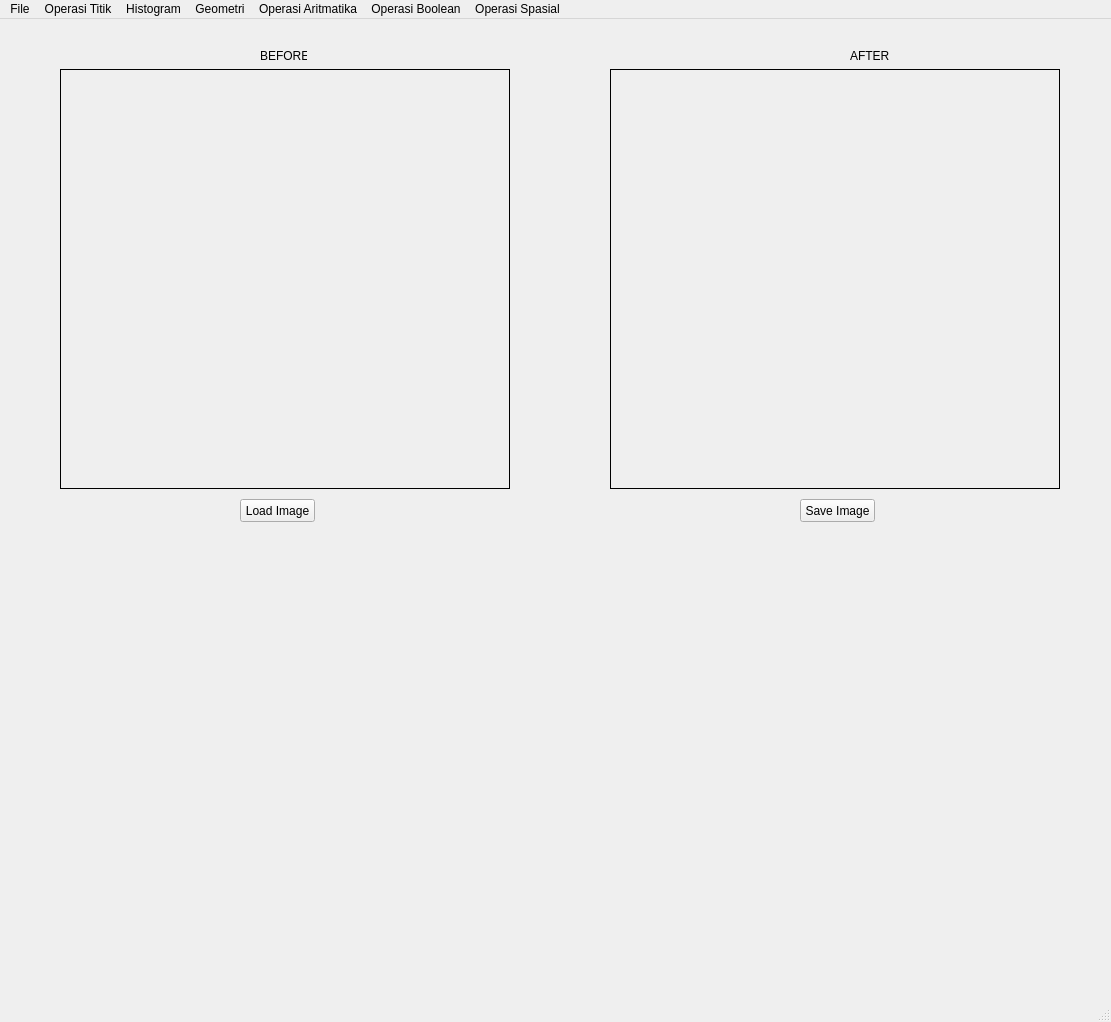
<?xml version="1.0" encoding="UTF-8"?>
<ui version="4.0">
 <author>Rhyred</author>
 <class>My_Program_152024141</class>
 <widget class="QMainWindow" name="My_Program_152024141">
  <property name="geometry">
   <rect>
    <x>0</x>
    <y>0</y>
    <width>1111</width>
    <height>1022</height>
   </rect>
  </property>
  <property name="windowTitle">
   <string>MainWindow</string>
  </property>
  <widget class="QWidget" name="centralwidget">
   <widget class="QPushButton" name="loadButton">
    <property name="geometry">
     <rect>
      <x>240</x>
      <y>480</y>
      <width>75</width>
      <height>23</height>
     </rect>
    </property>
    <property name="text">
     <string>Load Image</string>
    </property>
   </widget>
   <widget class="QLabel" name="imgLabel">
    <property name="geometry">
     <rect>
      <x>60</x>
      <y>50</y>
      <width>450</width>
      <height>420</height>
     </rect>
    </property>
    <property name="frameShape">
     <enum>QFrame::Box</enum>
    </property>
    <property name="text">
     <string/>
    </property>
   </widget>
   <widget class="QLabel" name="hasilLabel">
    <property name="geometry">
     <rect>
      <x>610</x>
      <y>50</y>
      <width>450</width>
      <height>420</height>
     </rect>
    </property>
    <property name="frameShape">
     <enum>QFrame::Box</enum>
    </property>
    <property name="text">
     <string/>
    </property>
   </widget>
   <widget class="QPushButton" name="saveButton">
    <property name="geometry">
     <rect>
      <x>800</x>
      <y>480</y>
      <width>75</width>
      <height>23</height>
     </rect>
    </property>
    <property name="text">
     <string>Save Image</string>
    </property>
   </widget>
   <widget class="QLabel" name="before">
    <property name="geometry">
     <rect>
      <x>260</x>
      <y>30</y>
      <width>47</width>
      <height>13</height>
     </rect>
    </property>
    <property name="text">
     <string>BEFORE</string>
    </property>
   </widget>
   <widget class="QLabel" name="after">
    <property name="geometry">
     <rect>
      <x>850</x>
      <y>30</y>
      <width>47</width>
      <height>13</height>
     </rect>
    </property>
    <property name="text">
     <string>AFTER</string>
    </property>
   </widget>
  </widget>
  <widget class="QMenuBar" name="menubar">
   <property name="geometry">
    <rect>
     <x>0</x>
     <y>0</y>
     <width>1111</width>
     <height>21</height>
    </rect>
   </property>
   <widget class="QMenu" name="menuFile">
    <property name="title">
     <string>File</string>
    </property>
    <addaction name="actionLoad_Image"/>
    <addaction name="actionSave_Image"/>
   </widget>
   <widget class="QMenu" name="menuOperasi_Titik">
    <property name="title">
     <string>Operasi Titik</string>
    </property>
    <addaction name="actionGrayScale"/>
    <addaction name="actionBrightness"/>
    <addaction name="actionSimple_Contrast"/>
    <addaction name="actionContrast_Stretching"/>
    <addaction name="actionNegative_Image"/>
    <addaction name="actionBiner_Image"/>
   </widget>
   <widget class="QMenu" name="menuHistogram">
    <property name="title">
     <string>Histogram</string>
    </property>
    <addaction name="actionGray_Histogram"/>
    <addaction name="actionRGB_Histogram"/>
    <addaction name="actionHistogram_Equalization"/>
   </widget>
   <widget class="QMenu" name="menuGeometri">
    <property name="title">
     <string>Geometri</string>
    </property>
    <addaction name="actionTranslasi"/>
    <addaction name="actionRotasi"/>
    <addaction name="actionResize"/>
    <addaction name="actionCrop"/>
   </widget>
   <widget class="QMenu" name="menuOperasi_Aritmatika">
    <property name="title">
     <string>Operasi Aritmatika</string>
    </property>
    <addaction name="actionTambah"/>
    <addaction name="actionKurang"/>
    <addaction name="actionKali"/>
    <addaction name="actionBagi"/>
   </widget>
   <widget class="QMenu" name="menuOperasi_Boolean">
    <property name="title">
     <string>Operasi Boolean</string>
    </property>
    <addaction name="actionAnd"/>
    <addaction name="actionOr"/>
    <addaction name="actionXor"/>
   </widget>
   <widget class="QMenu" name="menuOperasi_Spasial">
    <property name="title">
     <string>Operasi Spasial</string>
    </property>
    <addaction name="actionFilter"/>
    <addaction name="actionMean_Filter"/>
    <addaction name="actionGaussian_Filter"/>
    <addaction name="actionSharpening"/>
   </widget>
   <addaction name="menuFile"/>
   <addaction name="menuOperasi_Titik"/>
   <addaction name="menuHistogram"/>
   <addaction name="menuGeometri"/>
   <addaction name="menuOperasi_Aritmatika"/>
   <addaction name="menuOperasi_Boolean"/>
   <addaction name="menuOperasi_Spasial"/>
  </widget>
  <widget class="QStatusBar" name="statusbar"/>
  <action name="actionGrayScale">
   <property name="text">
    <string>GrayScale</string>
   </property>
  </action>
  <action name="actionLoad_Image">
   <property name="text">
    <string>Load Image</string>
   </property>
  </action>
  <action name="actionSave_Image">
   <property name="text">
    <string>Save Image</string>
   </property>
  </action>
  <action name="actionBrightness">
   <property name="text">
    <string>Brightness</string>
   </property>
  </action>
  <action name="actionSimple_Contrast">
   <property name="text">
    <string>Simple Contrast</string>
   </property>
  </action>
  <action name="actionContrast_Stretching">
   <property name="text">
    <string>Contrast Stretching</string>
   </property>
  </action>
  <action name="actionNegative_Image">
   <property name="text">
    <string>Negative Image</string>
   </property>
  </action>
  <action name="actionBiner_Image">
   <property name="text">
    <string>Biner Image</string>
   </property>
  </action>
  <action name="actionGray_Histogram">
   <property name="text">
    <string>Histogram Grayscale</string>
   </property>
  </action>
  <action name="actionRGB_Histogram">
   <property name="text">
    <string>Histogram RGB</string>
   </property>
  </action>
  <action name="actionHistogram_Equalization">
   <property name="text">
    <string>Histogram Equalization</string>
   </property>
  </action>
  <action name="actionTranslasi">
   <property name="text">
    <string>Translasi</string>
   </property>
  </action>
  <action name="actionRotasi">
   <property name="text">
    <string>Rotasi</string>
   </property>
  </action>
  <action name="actionResize">
   <property name="text">
    <string>Resize</string>
   </property>
  </action>
  <action name="actionCrop">
   <property name="text">
    <string>Crop Image</string>
   </property>
  </action>
  <action name="actionTambah">
   <property name="text">
    <string>Tambah +</string>
   </property>
  </action>
  <action name="actionKurang">
   <property name="text">
    <string>Kurang -</string>
   </property>
  </action>
  <action name="actionKali">
   <property name="text">
    <string>Kali x</string>
   </property>
  </action>
  <action name="actionBagi">
   <property name="text">
    <string>Bagi /</string>
   </property>
  </action>
  <action name="actionAnd">
   <property name="text">
    <string>AND &amp;&amp;</string>
   </property>
  </action>
  <action name="actionOr">
   <property name="text">
    <string>OR ||</string>
   </property>
  </action>
  <action name="actionXor">
   <property name="text">
    <string>XOR ^</string>
   </property>
  </action>
  <action name="actionFilter">
   <property name="text">
    <string>Filtering</string>
   </property>
  </action>
  <action name="actionMean_Filter">
   <property name="text">
    <string>Mean Filtering</string>
   </property>
  </action>
  <action name="actionGaussian_Filter">
   <property name="text">
    <string>Gaussian Filtering</string>
   </property>
  </action>
  <action name="actionSharpening">
   <property name="text">
    <string>Sharpening</string>
   </property>
  </action>
 </widget>
 <resources/>
 <connections/>
</ui>
